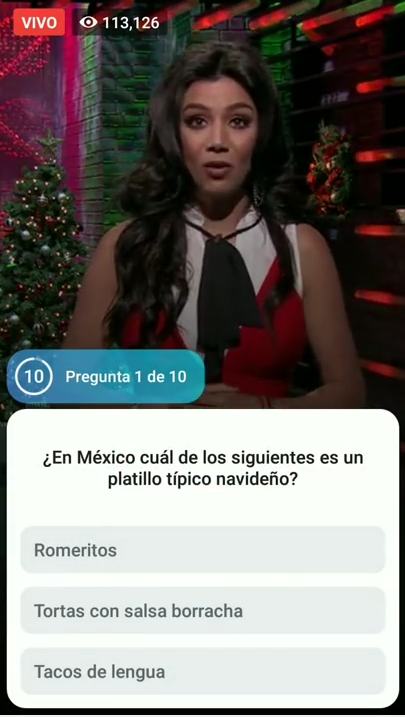
#> input picture testimages/capturas/1.png, 405 x 717 px
$ python -i ocr.py   (imports and definitions only)
#> lines starting #> are read from the running program, lines starting #| are printed output that depends on the picture
#> further down, picture is the input picture: shape (717, 405, 3); mean B, G, R 117.7, 120.1, 124.1
# this module will perform OCR in the provided image, attempting to separate the posed question and the three possible answers in a json like object
# works around 98-99% of the time
import pytesseract
import json
import cv2
from PIL import Image
from math import ceil, floor
import time
import numpy as np
import base64
import colorama
from colorama import Fore, Back, Style

from question import Question


# [18 lines left out: functions base64toimage, binarystring2image, filename2cv2image, not called in this run]


def runOcr(image, crop=False):
    tstart = int(round(time.time() * 1000))

    image = preprocess(image)

    # crop the image if it comes fullsize, the question box is around 58% of the height of the screen
    if crop:
        starty = floor(image.shape[0]*0.58)
        image = image[starty: image.shape[0], 0: image.shape[1]]

    # crop the question
    # around 34% of the height of this box is the division between question and answers
    y = floor(image.shape[0] * 0.34)
    question_box = image[0:y, 0: image.shape[1]]
    # crop the answers
    answers_box = image[y: image.shape[0], 0: image.shape[1]]
    ocr_pregunta = pytesseract.image_to_string(
        question_box, 'spa', nice=-19)  # spanish
    ocr_respuestas = pytesseract.image_to_string(
        answers_box, 'spa', nice=-19)  # spanish

    try:
        ocr_pregunta = ocr_pregunta.replace('\n', ' ').replace('|', '')
        ocr_respuestas = ocr_respuestas.replace('\n\n', '\n')
        myquestion = Question(True, ocr_pregunta, ocr_respuestas.splitlines()[
            0], ocr_respuestas.splitlines()[1], ocr_respuestas.splitlines()[2])
    except:
        myquestion = Question(exito=False)
    if myquestion.exito is False:  # OCR most likely failed due to answers being only 1 or 2 characters long, trying to recongnize them this way
        answers = recognizeSingleCharacter(answers_box)
        if answers:
            myquestion = Question(True, ocr_pregunta,
                                  answers[0], answers[1], answers[2])
        else:
            myquestion = Question(exito=False)
    tend = int(round(time.time() * 1000))
    print(Fore.BLUE + f"OCR took {tend-tstart}ms")
    return myquestion


# [16 lines left out: functions getQuestionfromFilename, getQuestionfromBinaryString, getQuestionfromBase64String, not called in this run]


def preprocess(image):
    # crop the image horizontally
    endx = floor(image.shape[1]*0.97)
#> endx = 392
    image = image[0: image.shape[0], 0: endx]
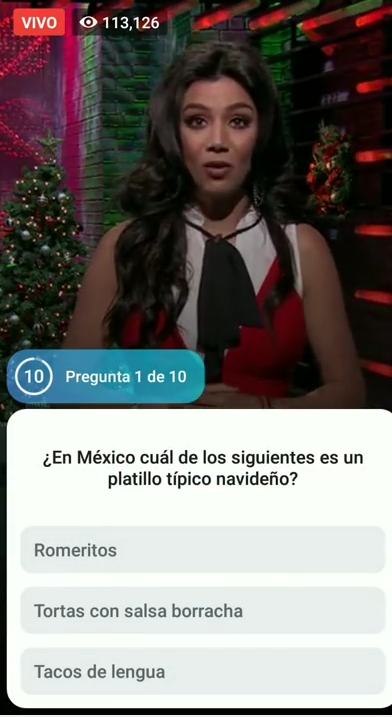
#> image: shape (717, 392, 3); mean of channels 0, 1, 2 119.6, 122, 126; drawn as B, G, R

    scale = 0.8
    width = int(image.shape[1] * scale)
#> width = 313
    height = int(image.shape[0] * scale)
#> height = 573
    dim = (width, height)
#> dim = (313, 573)
    image = cv2.resize(image, dim, interpolation=cv2.INTER_AREA)
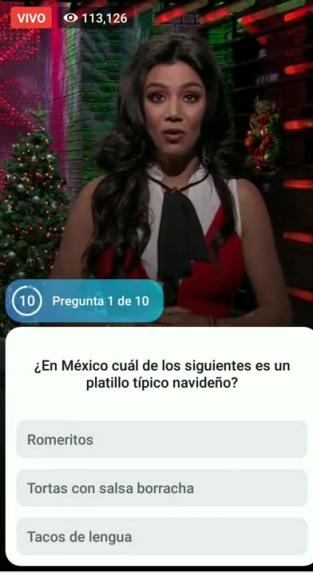
#> image: shape (573, 313, 3); mean of channels 0, 1, 2 119.6, 122, 126; drawn as B, G, R
    ret, thresh1 = cv2.threshold(image, 127, 255, cv2.THRESH_BINARY)
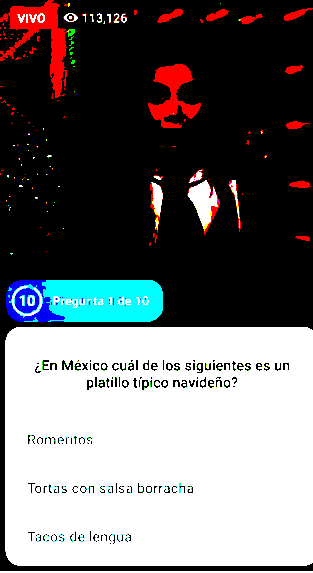
#> thresh1: shape (573, 313, 3); mean of channels 0, 1, 2 113.8, 112.4, 113.1; drawn as B, G, R
    preprocessimg = cv2.GaussianBlur(thresh1, (3, 3), 0)
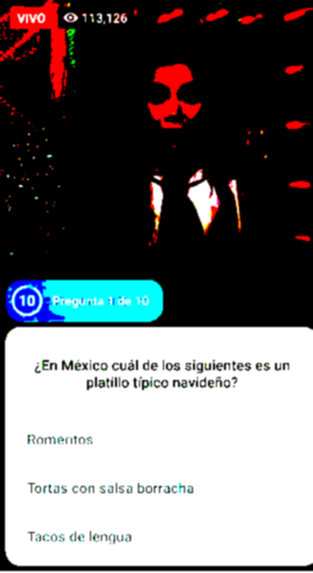
#> preprocessimg: shape (573, 313, 3); mean of channels 0, 1, 2 113.8, 112.4, 113.1; drawn as B, G, R
    # cv2.imshow('image', image)
    # cv2.imshow('preproc', preprocessimg)
    # cv2.waitKey(0)
    return preprocessimg


# [18 lines left out: function recognizeSingleCharacter, not called in this run]

>>> import cv2
>>> picture = cv2.imread('../testimages/capturas/1.png')
>>> result = runOcr(picture)
#> in runOcr, `question_box = image[0:y, 0: image.shape[1]]`:
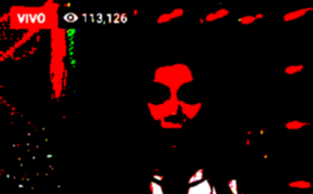
#> question_box: shape (194, 313, 3); mean of channels 0, 1, 2 3.5, 4.1, 24.7; drawn as B, G, R
#> in runOcr, `answers_box = image[y: image.shape[0], 0: image.shape[1]]`:
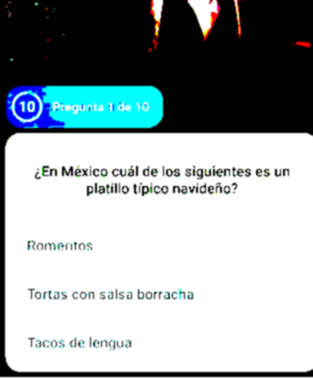
#> answers_box: shape (379, 313, 3); mean of channels 0, 1, 2 170.2, 167.8, 158.4; drawn as B, G, R
#> (the run stopped early here; a loop or call above may not have finished)

$ run again, on testimages/capturas/10.png
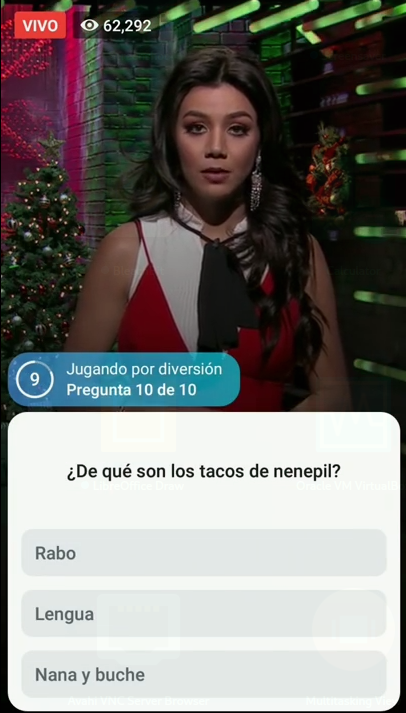
#> input picture testimages/capturas/10.png, 406 x 713 px
#> picture is the input picture: shape (713, 406, 3); mean B, G, R 119.6, 122.6, 124.4
#> in runOcr, `question_box = image[0:y, 0: image.shape[1]]`:
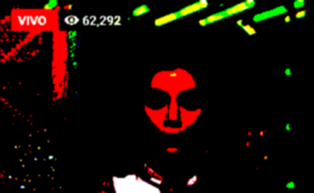
#> question_box: shape (193, 314, 3); mean of channels 0, 1, 2 4.7, 11.7, 25; drawn as B, G, R
#> in runOcr, `answers_box = image[y: image.shape[0], 0: image.shape[1]]`:
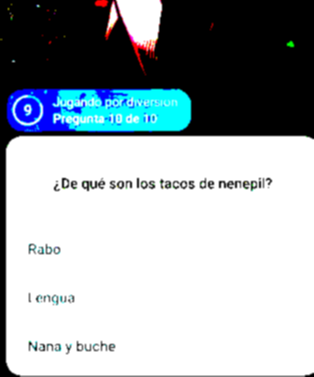
#> answers_box: shape (377, 314, 3); mean of channels 0, 1, 2 176.7, 171.7, 163.1; drawn as B, G, R

$ run again, on testimages/capturas/2.png
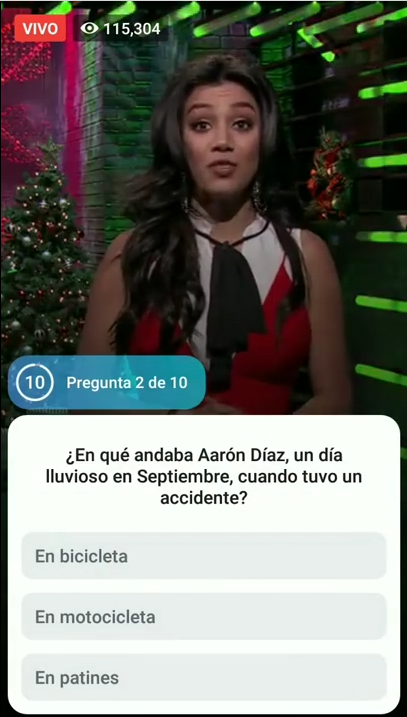
#> input picture testimages/capturas/2.png, 407 x 717 px
#> picture is the input picture: shape (717, 407, 3); mean B, G, R 117.1, 123, 121.5
#> in runOcr, `question_box = image[0:y, 0: image.shape[1]]`:
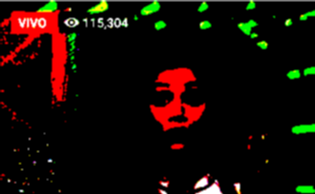
#> question_box: shape (194, 315, 3); mean of channels 0, 1, 2 4, 10.8, 21.6; drawn as B, G, R
#> in runOcr, `answers_box = image[y: image.shape[0], 0: image.shape[1]]`:
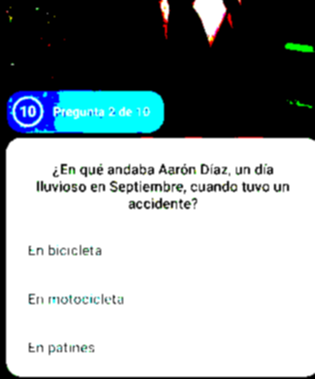
#> answers_box: shape (379, 315, 3); mean of channels 0, 1, 2 168, 165.4, 156.1; drawn as B, G, R

$ run again, on testimages/capturas/3.png
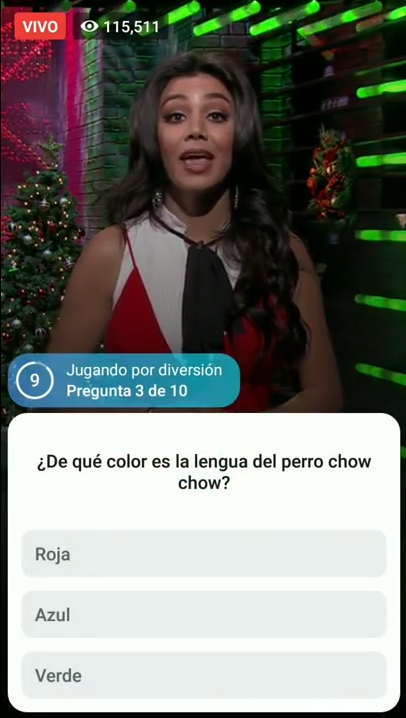
#> input picture testimages/capturas/3.png, 406 x 718 px
#> picture is the input picture: shape (718, 406, 3); mean B, G, R 119.8, 125.7, 123.7
#> in runOcr, `question_box = image[0:y, 0: image.shape[1]]`:
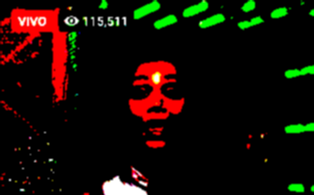
#> question_box: shape (195, 314, 3); mean of channels 0, 1, 2 4, 12.5, 21.9; drawn as B, G, R
#> in runOcr, `answers_box = image[y: image.shape[0], 0: image.shape[1]]`:
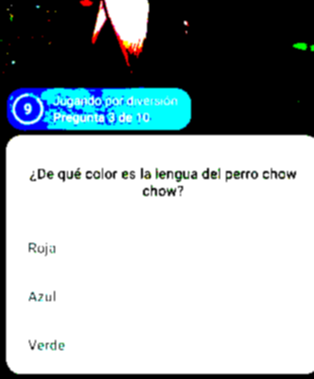
#> answers_box: shape (379, 314, 3); mean of channels 0, 1, 2 174.4, 171, 161.3; drawn as B, G, R
